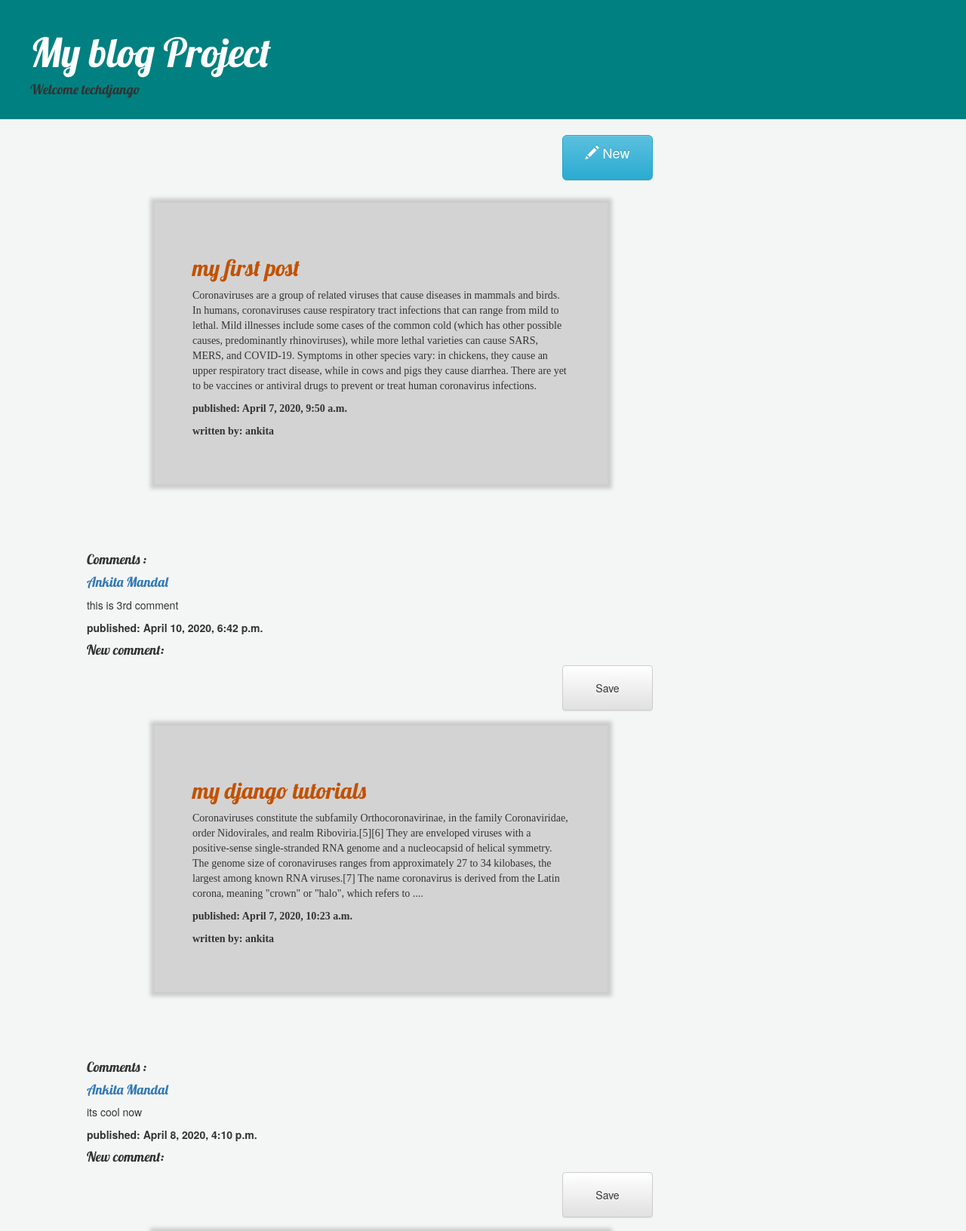
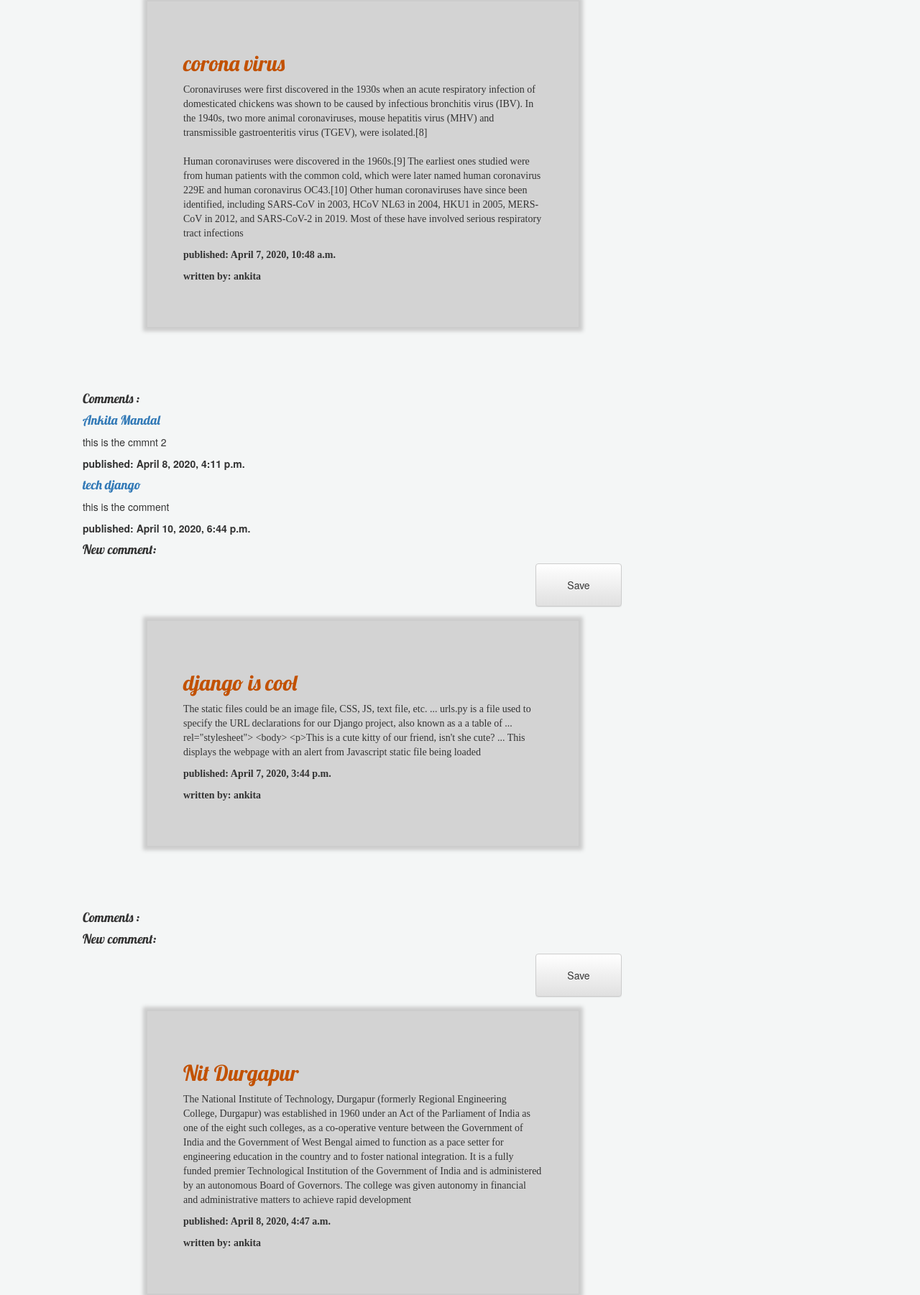
Screenshot of / (signed in, upper part) with the database file from the repository (2 pictures, top to bottom).
### blog/models.py (models this page shows)
class Post(models.Model):
    author = models.ForeignKey(settings.AUTH_USER_MODEL, on_delete=models.CASCADE)
    title = models.CharField(max_length=200)
    text = models.TextField()
    created_date = models.DateTimeField(default=timezone.now)
    published_date = models.DateTimeField(blank=True, null=True)

class Comment(models.Model):
    post = models.ForeignKey(Post, on_delete=models.CASCADE)
    name = models.CharField(max_length=80)
    email = models.EmailField()
    body = models.TextField()
    created_on = models.DateTimeField(auto_now_add=True)
    active = models.BooleanField(default=False)

### blog/views.py (the view)
# urls.py: path('', views.post_list, name='post_list'),
def post_list(request, ):
    posts = Post.objects.filter(published_date__lte=timezone.now()).order_by('published_date')
    return render(request, 'blog/post_list.html', {'posts':posts})

### blog/templates/blog/post_list.html (shortened to what this page needs)
{% extends 'blog/base.html' %}
        {% block content %}
        <a href="post/new" class="btn btn-info btn-lg">
          <span class="glyphicon glyphicon-pencil"></span> New
        </a>
        {% for post in posts %}
            <div class="addcss">
                <h2><a href="">{{ post.title }}</a></h2>
                <p>{{ post.text|linebreaksbr }}</p>
                <strong><p>published: {{ post.published_date }}</p></strong>
                <strong><p>written by: {{ post.author }}</p></strong>
            </div>
<div class="thecmmnt">
     <h4>Comments :</h4>
            {% for comment in post.comment_set.all %}
                <h4><a href="">{{ comment.name }}</a></h4>
                <p>{{ comment.body|linebreaksbr }}</p>
                <strong><p>published: {{ comment.created_on }}</p></strong>
            {% endfor %}
    <h4>New comment:</h4>
    <form method="comment" >
        <button type="submit" class="save btn btn-default">Save</button>
    </form>
        </div>
        {% endfor %}
    {% endblock %}

### blog/templates/blog/base.html (shortened to what this page needs)
{% load static %}
<html>
    <head>
        <link rel="stylesheet" href="//maxcdn.bootstrapcdn.com/bootstrap/3.2.0/css/bootstrap.min.css">
        <link rel="stylesheet" href="//maxcdn.bootstrapcdn.com/bootstrap/3.2.0/css/bootstrap-theme.min.css">
        <link rel="stylesheet" href="{% static 'css/blog.css' %}">
    </head>
    <body>
        <body>
    <div class="page-header">
        <h1><a href="/"> My blog Project</a></h1>
        <h4>Welcome  {{request.user.username}}</h4>
    </div>
    <div class="content container">
        <div class="row">
            <div class="col-md-8">
            {% block content %}
            {% endblock %}
            </div>
        </div>
    </div>
</body>
    </body>
</html>

### blog/static/css/blog.css (style rules this page uses)
body { background-color: #F4F6F6 ; height: 100%; background-position: center; background-repeat: no-repeat; background-size: cover; }
h1 a, h2 a { color: #C25100 ; font-family: 'Lobster'; }
.page-header { background-color: #008080 ; margin-top: 0; padding: 20px 20px 20px 40px; }
.page-header h1, .page-header h1 a, .page-header h1 a:visited, .page-header h1 a:active { color: #ffffff; font-size: 40pt; text-decoration: none; }
.content { margin-left: 100px; }
h1, h2, h3, h4 { font-family: 'Lobster', cursive; }
.save { float: right; }
.addcss { background-color: lightgrey; border-radius: 0px ; font-family: Comic Sans MS; width: 600px; border: 0px solid ; padding: 50px; margin: 90px; opacity:1.0; box-shadow: 0px 0px 5px 6px #ccc; }
.btn { body-color:lightgrey ; float:right; height:60px; width:120px; }

### rows the page displays
Post: title "my first post", text "Coronaviruses are a group of related viruses that cause diseases in mammals and birds. In humans, coronaviruses cause respiratory tract infections that can range from mild to lethal. Mild illnesses include some cases of the common cold (which has other possible causes, predominantly rhinoviruses), while more lethal varieties can cause SARS, MERS, and COVID-19. Symptoms in other species vary: in chickens, they cause an upper respiratory tract disease, while in cows and pigs they cause diarrhea. There are yet to be vaccines or antiviral drugs to prevent or treat human coronavirus infections.", published_date "April 7, 2020, 9:50 a.m.", author "ankita"
Comment: name "Ankita Mandal", body "this is 3rd comment", created_on "April 10, 2020, 6:42 p.m."
Post: title "my django tutorials", text "Coronaviruses constitute the subfamily Orthocoronavirinae, in the family Coronaviridae, order Nidovirales, and realm Riboviria.[5][6] They are enveloped viruses with a positive-sense single-stranded RNA genome and a nucleocapsid of helical symmetry. The genome size of coronaviruses ranges from approximately 27 to 34 kilobases, the largest among known RNA viruses.[7] The name coronavirus is derived from the Latin corona, meaning \"crown\" or \"halo\", which refers to ....", published_date "April 7, 2020, 10:23 a.m.", author "ankita"
Comment: name "Ankita Mandal", body "its cool now", created_on "April 8, 2020, 4:10 p.m."
Post: title "corona virus", text "Coronaviruses were first discovered in the 1930s when an acute respiratory infection of domesticated chickens was shown to be caused by infectious bronchitis virus (IBV). In the 1940s, two more animal coronaviruses, mouse hepatitis virus (MHV) and transmissible gastroenteritis virus (TGEV), were isolated.[8] Human coronaviruses were discovered in the 1960s.[9] The earliest ones studied were from human patients with the common cold, which were later named human coronavirus 229E and human coronavirus OC43.[10] Other human coronaviruses have since been identified, including SARS-CoV in 2003, HCoV NL63 in 2004, HKU1 in 2005, MERS-CoV in 2012, and SARS-CoV-2 in 2019. Most of these have involved…", published_date "April 7, 2020, 10:48 a.m.", author "ankita"
Comment: name "Ankita Mandal", body "this is the cmmnt 2", created_on "April 8, 2020, 4:11 p.m."
Comment: name "tech django", body "this is the comment", created_on "April 10, 2020, 6:44 p.m."
Post: title "django is cool", text "The static files could be an image file, CSS, JS, text file, etc. ... urls.py is a file used to specify the URL declarations for our Django project, also known as a a table of ... rel=\"stylesheet\"> <body> <p>This is a cute kitty of our friend, isn't she cute? ... This displays the webpage with an alert from Javascript static file being loaded", published_date "April 7, 2020, 3:44 p.m.", author "ankita"
Post: title "Nit Durgapur", text "The National Institute of Technology, Durgapur (formerly Regional Engineering College, Durgapur) was established in 1960 under an Act of the Parliament of India as one of the eight such colleges, as a co-operative venture between the Government of India and the Government of West Bengal aimed to function as a pace setter for engineering education in the country and to foster national integration. It is a fully funded premier Technological Institution of the Government of India and is administered by an autonomous Board of Governors. The college was given autonomy in financial and administrative matters to achieve rapid development", published_date "April 8, 2020, 4:47 a.m.", author "ankita"

### other values shown
{{ request.user.username }} "techdjango"
